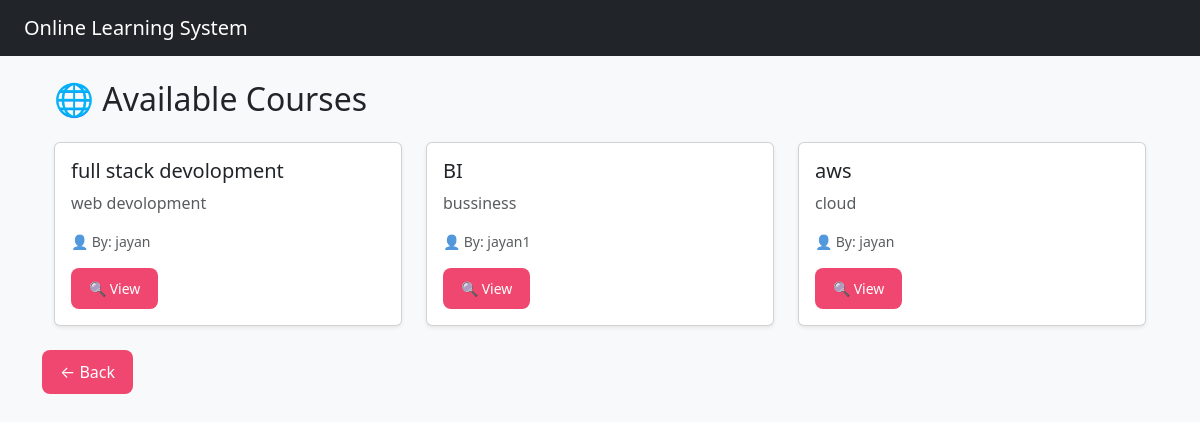
The page /courses/available-courses/ on the database its author committed.
### courses/models.py (models this page shows, shortened)
class Course(models.Model):
    title = models.CharField(max_length=100)
    description = models.TextField()
    created_by = models.ForeignKey(
        settings.AUTH_USER_MODEL,
        on_delete=models.CASCADE,
        related_name='created_courses'
    )
    enrolled_students = models.ManyToManyField(
        settings.AUTH_USER_MODEL,
        through='Enrollment',
        related_name='enrolled_courses',
        blank=True
    )

### users/models.py (models this page shows, shortened)
class CustomUser(AbstractUser):
    ROLE_CHOICES = (
        ('student', 'Student'),
        ('faculty', 'Faculty'),
    )
    role = models.CharField(max_length=10, choices=ROLE_CHOICES)
    phone = models.CharField(max_length=20, blank=True, null=True)

### courses/views.py (the view)
# urls.py: path('available-courses/', views.available_courses, name='available_courses'),  # Other courses
def available_courses(request):
    if request.user.is_authenticated:
        enrolled_courses = Enrollment.objects.filter(student=request.user).values_list("course_id", flat=True)
        courses = Course.objects.exclude(id__in=enrolled_courses).exclude(created_by=request.user)
    else:
        courses = Course.objects.all()
    return render(request, "courses/available_courses.html", {"all_courses": courses})

### courses/templates/courses/available_courses.html (shortened to what this page needs)
{% extends "base.html" %}
{% load static %}
{% block content %}
<div class="container mt-4">
    <h2 class="mb-4">🌐 Available Courses</h2>
    {% if all_courses %}
        <div class="row g-4">
            {% for course in all_courses %}
                {% if request.user not in course.enrolled_students.all %}
                    <div class="col-md-4">
                        <div class="card h-100 shadow-sm">
                            <div class="card-body">
                                <h5 class="card-title">{{ course.title }}</h5>
                                <p class="card-text text-muted">{{ course.description|truncatewords:20 }}</p>
                                <p class="text-muted small">👤 By: {{ course.created_by.username }}</p>
                                <a href="{% url 'courses:course-detail' course.id %}" class="btn btn-dark btn-sm">🔍 View</a>
                            </div>
                        </div>
                    </div>
                {% endif %}
            {% endfor %}
        </div>
    {% else %}
        <p class="text-muted">No courses available at the moment.</p>
    {% endif %}
</div>
{% endblock %}

### static/css/style.css (style rules this page uses)
.btn { background: #ef476f; color: white; padding: 10px 18px; border: none; border-radius: 8px; cursor: pointer; transition: 0.3s; }

### rows shown on the page
Course: title "full stack devolopment", description "web devolopment", created_by.username "jayan"
Course: title "BI", description "bussiness", created_by.username "jayan1"
Course: title "aws", description "cloud", created_by.username "jayan"
